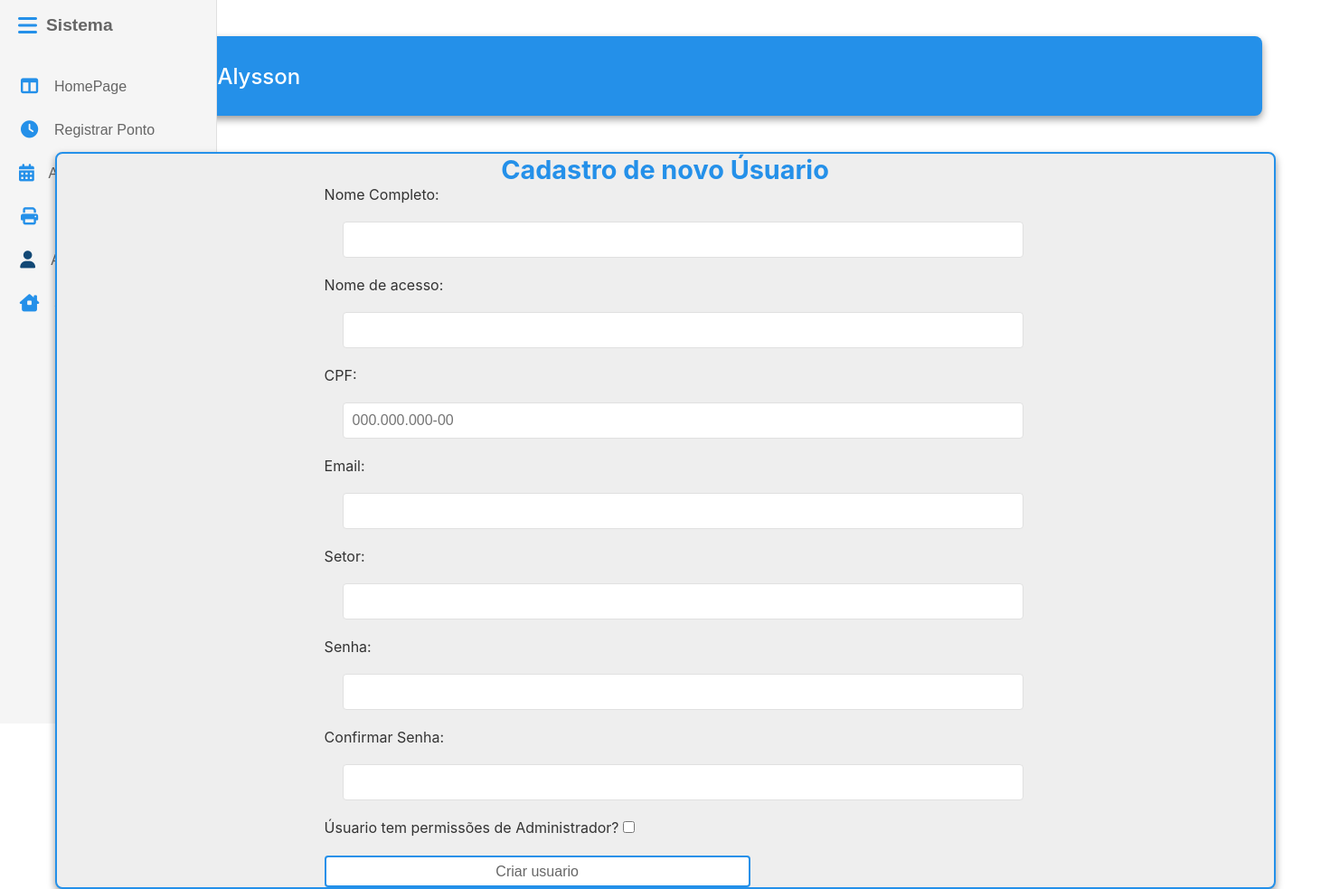
Before: /adicionar_user.php (signed in) with the older database file.
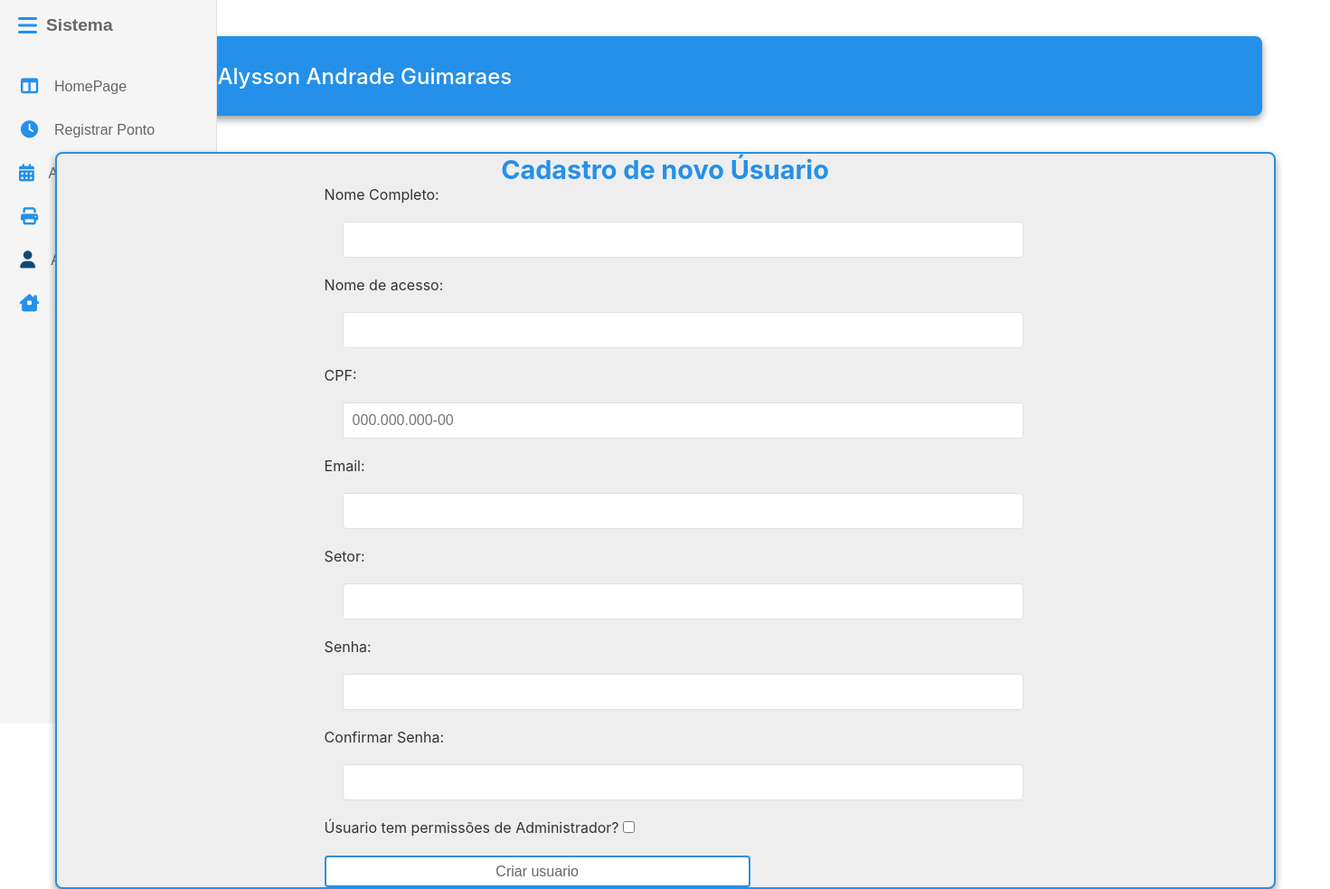
After: the same page with the newer database file.
### tables this page shows
CREATE TABLE `usuario` (
  `id` int(11) NOT NULL AUTO_INCREMENT,
  `nome` varchar(100) NOT NULL,
  `cpf` varchar(14) NOT NULL,
  `setor` char(7) DEFAULT NULL,
  `permissoes` enum('administrador','usuario') DEFAULT NULL,
  `username` varchar(100) NOT NULL,
  `email` varchar(250) NOT NULL,
  `senha` varchar(250) NOT NULL,
  PRIMARY KEY (`id`),
  UNIQUE KEY `cpf` (`cpf`)
);

### settings/conf_server.php (called while the page is built, shortened)
<?php
function dados_user()
{
    $conn = conexao_banco();
    $usuario_id = $_SESSION['user_id'];
    $query = $conn->prepare("SELECT * FROM usuario WHERE id = ?");
    $query->bind_param("s", $usuario_id);
    $query->execute();
    $resultado = $query->get_result();
    $dados_usuario = $resultado->fetch_assoc();
    return $dados_usuario;
}

### adicionar_user.php (the view, shortened to what this page needs)
<!DOCTYPE html>
<html lang="pt_BR">
<?php
include('./settings/conf_server.php');
$dados_user = dados_user();
?>
<body>
    <section class="home-section">
        <div class="section-container">
            <div class="container-home">
                <div class="container-welcome">
                    <h2 class="title-container">Bem vindo! <?php echo $dados_user['nome'] ?> </h2>
                </div>
            </div>
        </div>
    </section>
</body>
</html>

Changed rows visible on the page:
changed usuario: nome "Alysson" → "Alysson Andrade Guimaraes"
